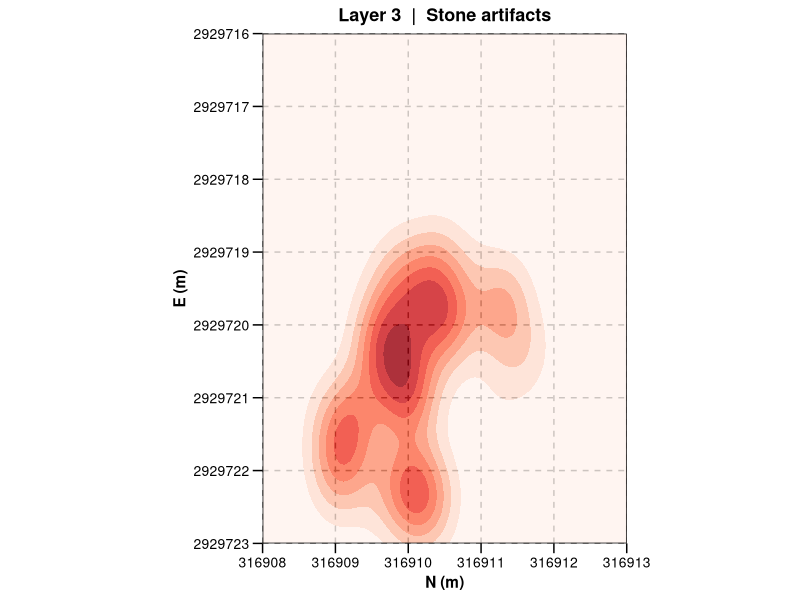
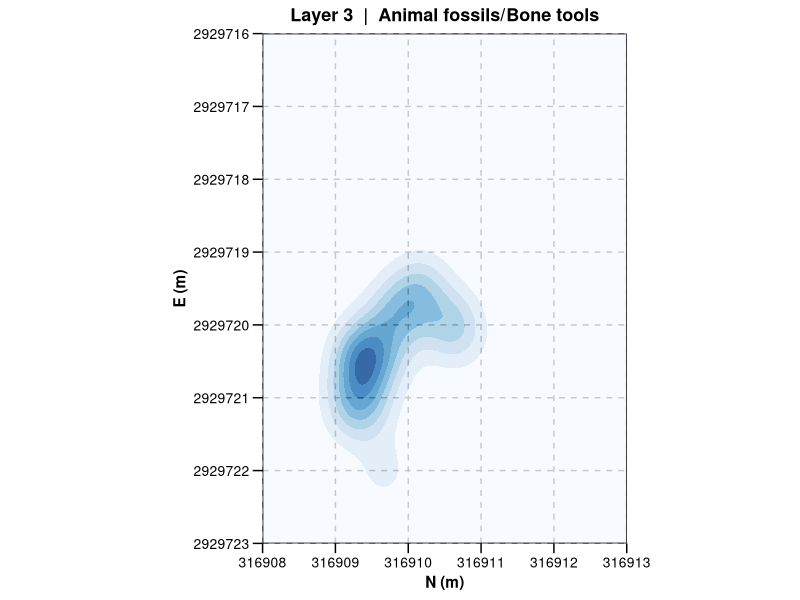
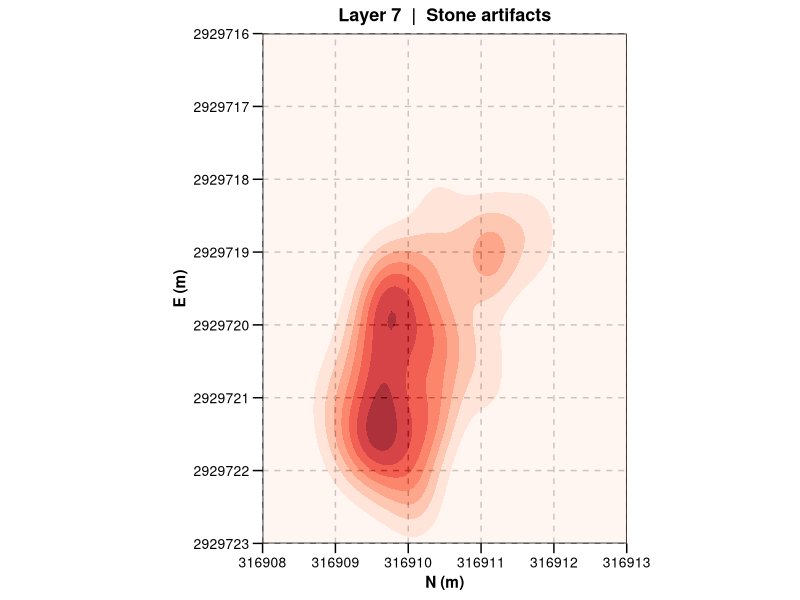
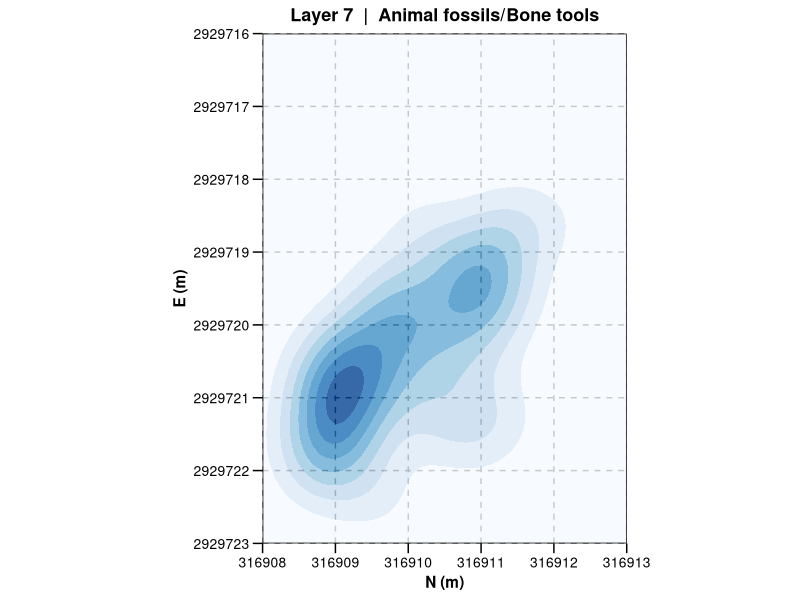
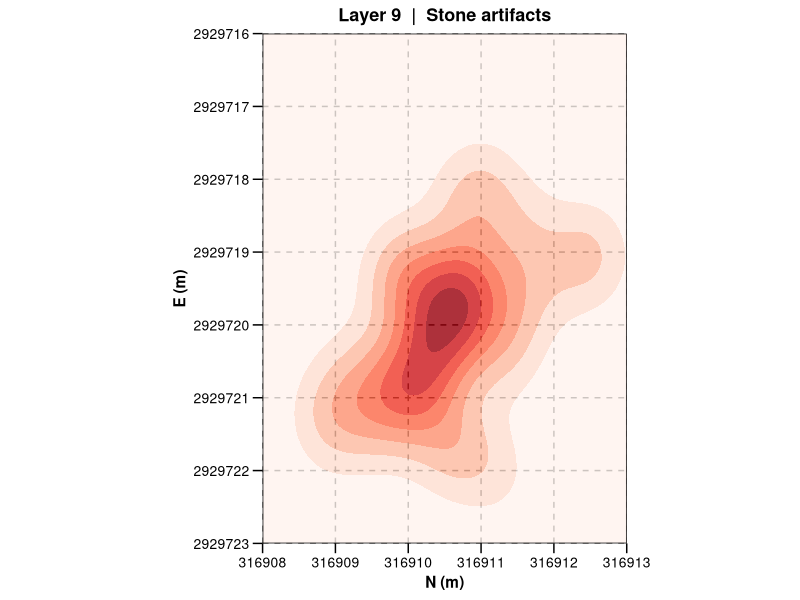
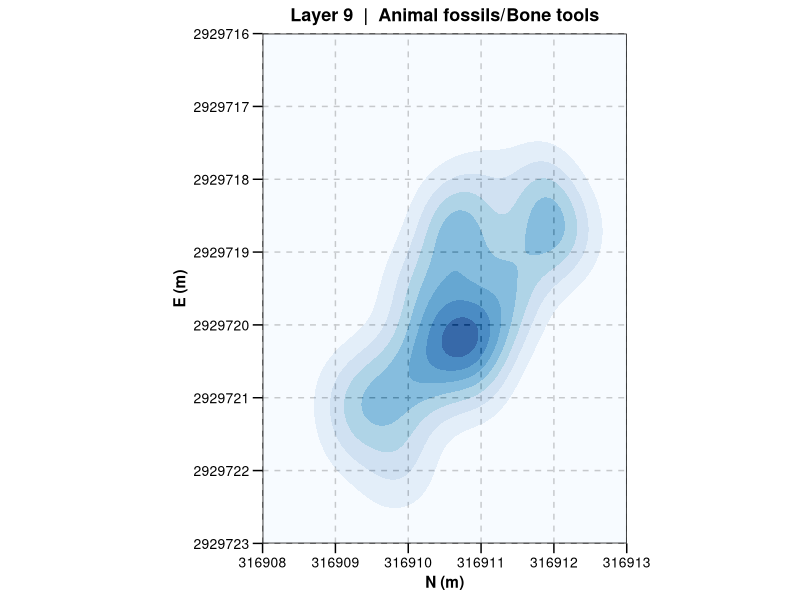
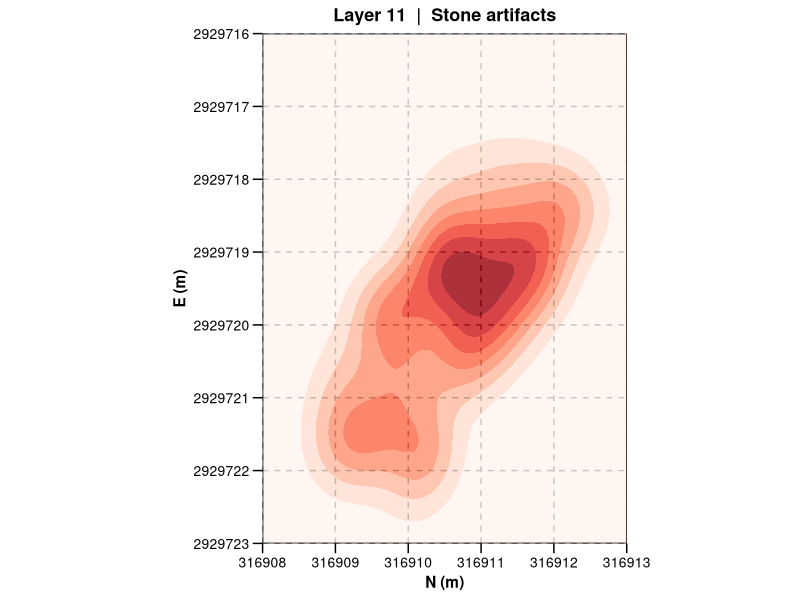
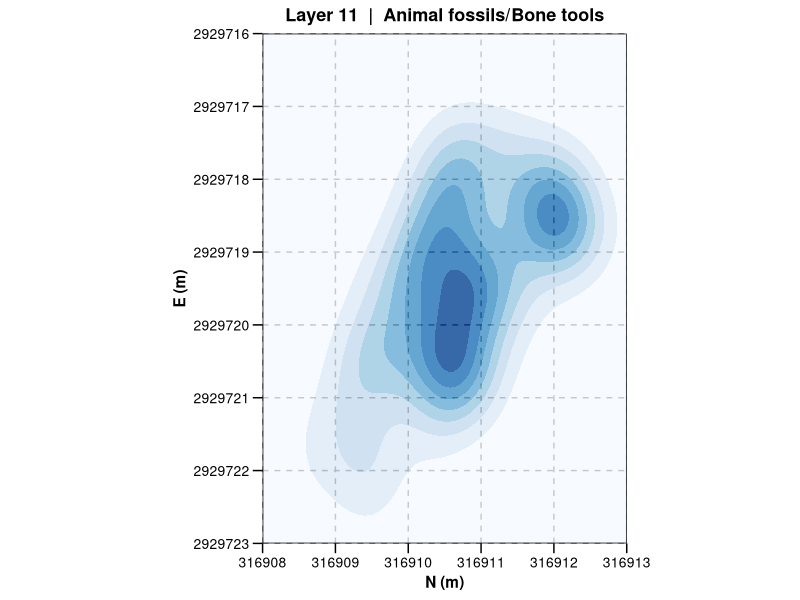

Here is the R script that generated these plots, in order:
library("readxl")
library("tidyverse")
library("patchwork")

# Data -------------------------------------------------------------------------
BFC_coord <- read_excel("BFC_coord.xlsx", sheet = 1) %>%
  mutate(
    X    = as.numeric(X),
    Y    = as.numeric(Y),
    Z    = as.numeric(Z),
    Type = as.factor(Type)
  )

# Global variables -------------------------------------------------------------
target_layers <- c(3, 7, 9, 11, 12)

x_limits <- c(316908, 316913)
x_breaks <- 316908:316913
y_limits <- c(2929716, 2929723)
y_breaks <- 2929716:2929723

stone_types <- c("凹缺器", "刮削器", "石核", "石片", "石锤", "砾石",
                 "断块", "残片", "带疤砾石", "右裂片", "远端断片", "大断片",
                 "左裂片", "近端断片", "砍砸器", "烧石")

bone_types <- c("大熊猫牙", "骨片", "关节头", "颌骨", "肩胛骨", "胫骨头",
                "鹿角", "鹿牙", "牛牙", "腕骨", "犀牛牙", "犀牛牙片",
                "熊牙", "掌骨头", "肢骨", "趾骨", "椎骨", "竹鼠牙", "骨",
                "股骨头", "髌骨", "髋骨", "蚌壳", "有动物咬痕的骨片", "关节骨",
                "牙", "骨器", "胫骨", "指骨", "股骨", "烧骨", "骨器？")

target_categories <- c("Stone artifacts", "Animal fossils/Bone tools")

BFC_coord <- BFC_coord %>%
  mutate(
    Category = case_when(
      Type %in% stone_types ~ "Stone artifacts",
      Type %in% bone_types  ~ "Animal fossils/Bone tools",
      TRUE                  ~ NA_character_
    ),
    Category = as.factor(Category)
  )

# Plot -------------------------------------------------------------------------
category_style <- list(
  "Stone artifacts" = list(
    bg    = "#FFF7F3",
    fill  = scale_fill_brewer(palette = "Reds"),
    color = "#C85A5A"
  ),
  "Animal fossils/Bone tools" = list(
    bg    = "#F7FBFF",
    fill  = scale_fill_brewer(palette = "Blues"),
    color = "#5B8DB8"
  )
)

base_theme <- theme_classic(base_size = 12) +
  theme(
    panel.border       = element_rect(color = "black", fill = NA, linewidth = 0.5),
    axis.line          = element_blank(),
    axis.ticks         = element_line(color = "black", linewidth = 0.5),
    axis.ticks.length  = unit(2.5, "mm"),
    axis.text          = element_text(color = "black", size = 10),
    axis.title         = element_text(size = 11, face = "bold"),
    plot.title         = element_text(hjust = 0.5, face = "bold", size = 13)
  )

for (l in target_layers) {
  for (cat in target_categories) {
    
    layer_data <- BFC_coord %>% filter(Layer == l, Category == cat)
    
    if (nrow(layer_data) < 5) {
      message("Layer ", l, " — ", cat, ": n < 5, skipped.")
      next
    }
    
    style <- category_style[[cat]]
    
    p <- ggplot(layer_data, aes(x = X, y = Y)) +
      geom_vline(xintercept = x_breaks, color = "black", linewidth = 0.5, linetype = "dashed") +
      geom_hline(yintercept = y_breaks, color = "black", linewidth = 0.5, linetype = "dashed") +
      geom_density_2d_filled(aes(fill = after_stat(level)),
                             bins = 8, alpha = 0.80, show.legend = FALSE) +
      style$fill +
      scale_x_continuous(breaks = x_breaks, limits = x_limits, expand = c(0, 0)) +
      scale_y_reverse(breaks = y_breaks, limits = rev(y_limits), expand = c(0, 0)) +
      coord_fixed() +
      labs(title = paste0("Layer ", l, "  |  ", cat), x = "N (m)", y = "E (m)") +
      base_theme +
      theme(panel.background = element_rect(fill = style$bg, color = NA))
    
    print(p)
  }
}
